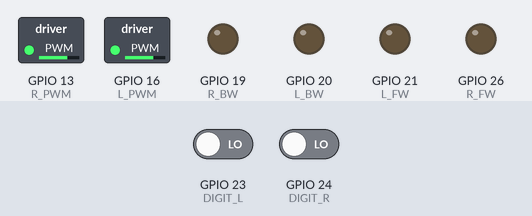
Bench run of a program on a simulated Raspberry Pi (BCM pin numbers). On the bench: switched loads named in the program (green lamp = pin HIGH), output pins drawn as LEDs (lit = HIGH). Inputs (shaded band) come from the test bench; at power-on: GPIO 23 (DIGIT_L) LOW, GPIO 24 (DIGIT_R) LOW.

Above: at 1.2 s.
1.3 s: GPIO 23 (DIGIT_L) driven HIGH
At 2.2 s:
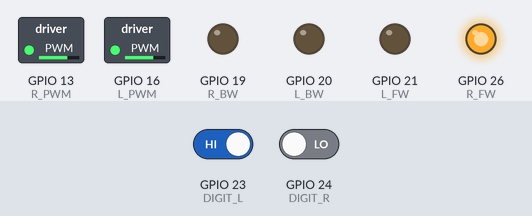
2.8 s: GPIO 24 (DIGIT_R) driven HIGH
At 3.2 s:
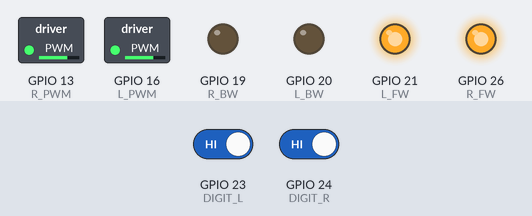
4.3 s: GPIO 23 (DIGIT_L) driven LOW
At 5.5 s:
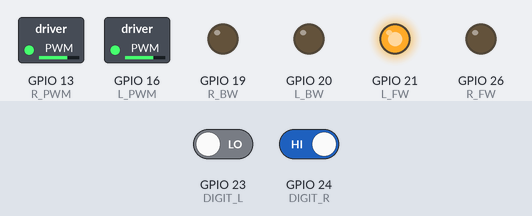
5.8 s: GPIO 24 (DIGIT_R) driven LOW
At 6.8 s:
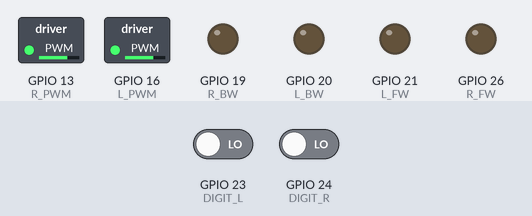
Timing chart, 0 to 8.3 s (numbered marks = the images above; inputs shaded):
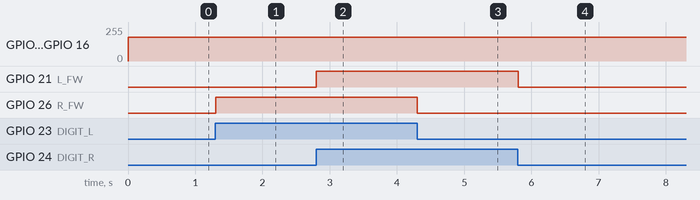

Measured:
- after the input at 1.3 s, GPIO 26 (R_FW): LOW → HIGH at once
- after the input at 2.8 s, GPIO 21 (L_FW): LOW → HIGH at once
- after the input at 4.3 s, GPIO 26 (R_FW): HIGH → LOW at once
- after the input at 5.8 s, GPIO 21 (L_FW): HIGH → LOW at once

The program:

traceLine.py
```python
import RPi.GPIO as GPIO
import time

GPIO.setmode(GPIO.BCM)
GPIO.setwarnings(False)

DIGIT_L = 23    # set pin number about sensor
DIGIT_R = 24

R_FW = 26       # set pin number about mortor
R_BW = 19
R_PWM = 13
L_FW = 21
L_BW = 20
L_PWM = 16

GPIO.setup(DIGIT_L,GPIO.IN)         # set raspberry pi pin as input mode
GPIO.setup(DIGIT_R,GPIO.IN)

GPIO.setup(R_FW, GPIO.OUT)          # set raspberry pi pin as output mode
GPIO.setup(R_BW, GPIO.OUT)
GPIO.setup(R_PWM, GPIO.OUT)
GPIO.output(R_PWM, 0)
R_MOTOR = GPIO.PWM(R_PWM, 100)
R_MOTOR.start(0)
R_MOTOR.ChangeDutyCycle(0)

GPIO.setup(L_FW, GPIO.OUT)
GPIO.setup(L_BW, GPIO.OUT)
GPIO.setup(L_PWM, GPIO.OUT)
GPIO.output(L_PWM, 0)
L_MOTOR = GPIO.PWM(L_PWM, 100)
L_MOTOR.start(0)
L_MOTOR.ChangeDutyCycle(0)

def RMotor(forward, backward, pwm):         # define function to drive motor through RBpi pin
    GPIO.output(R_FW, forward)
    GPIO.output(R_BW, backward)
    R_MOTOR.ChangeDutyCycle(pwm)

def LMotor(forward, backward, pwm):
    GPIO.output(L_FW, forward)
    GPIO.output(L_BW, backward)
    L_MOTOR.ChangeDutyCycle(pwm)

# When use below function rc car doesn't work normally. Why?
# def Fmove(power):
#     RMotor(1,0,power)
#     LMotor(1,0,power)
# def Rmove(power):
#     RMotor(1,0,power)
#     LMotor(0,0,0)
# def Lmove(power):
#     RMotor(0,0,0)
#     LMotor(1,0,power)
# def Smove(power = 0):
#     RMotor(0,0,power)
#     LMotor(0,0,power)

if __name__ == '__main__':
    power = 70
    try:
        while 1:
            digit_val_L = GPIO.input(DIGIT_L)   # accept sensor input to variables
            digit_val_R = GPIO.input(DIGIT_R)

            # set condition to trace line depending on sensor input
            if (digit_val_L == 1 and digit_val_R == 1):
                RMotor(1,0,power)
                LMotor(1,0,power)

            elif (digit_val_L == 1 and digit_val_R == 0):
                RMotor(1,0,power)
                LMotor(0,0,power)

            elif (digit_val_L == 0 and digit_val_R == 1):
                RMotor(0,0,power)
                LMotor(1,0,power)

            elif (digit_val_L == 0 and digit_val_R == 0):
                RMotor(0,0,power)
                LMotor(0,0,power)

            time.sleep(0.005)

    except KeyboardInterrupt:       # reset RBpi before exit
        GPIO.cleanup()
    finally:
        print("clean up")
        GPIO.cleanup()
```
